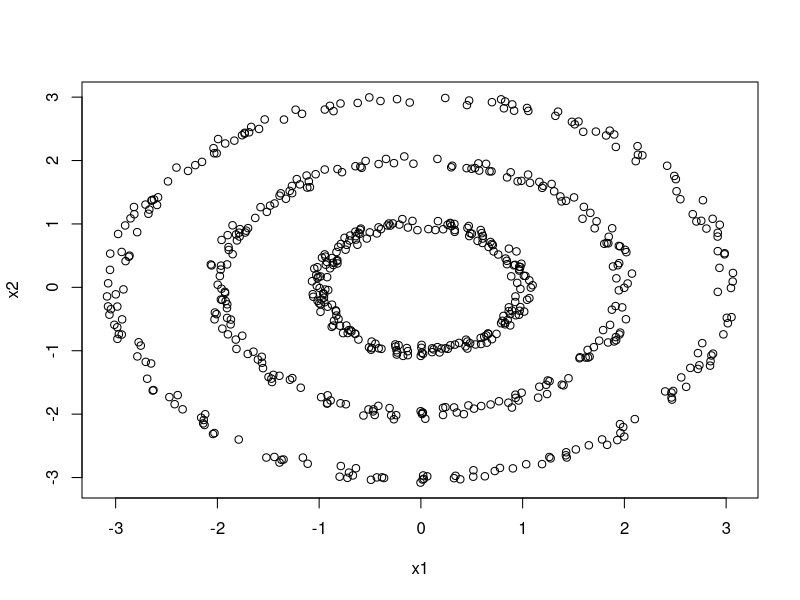
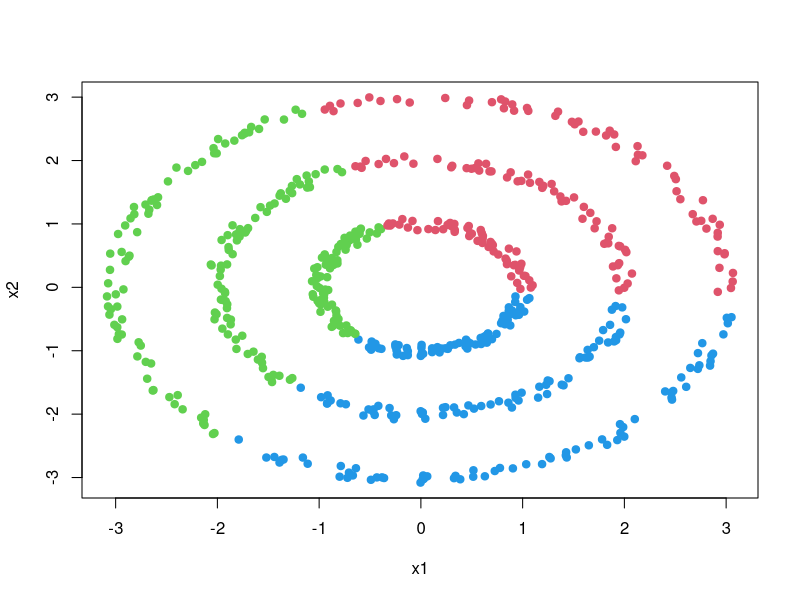
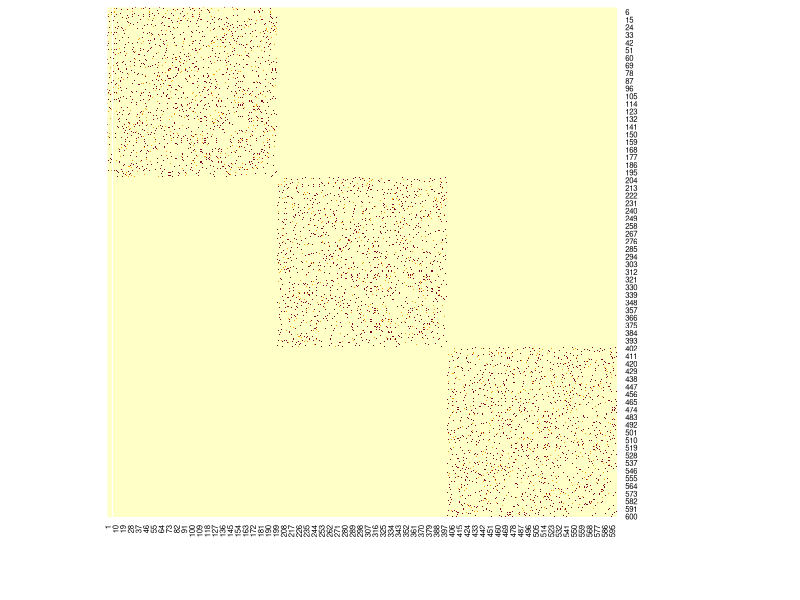
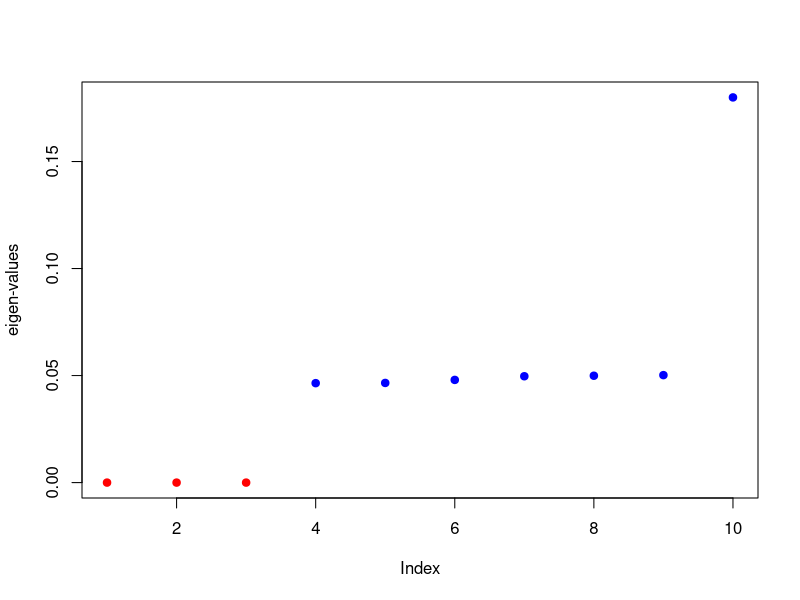
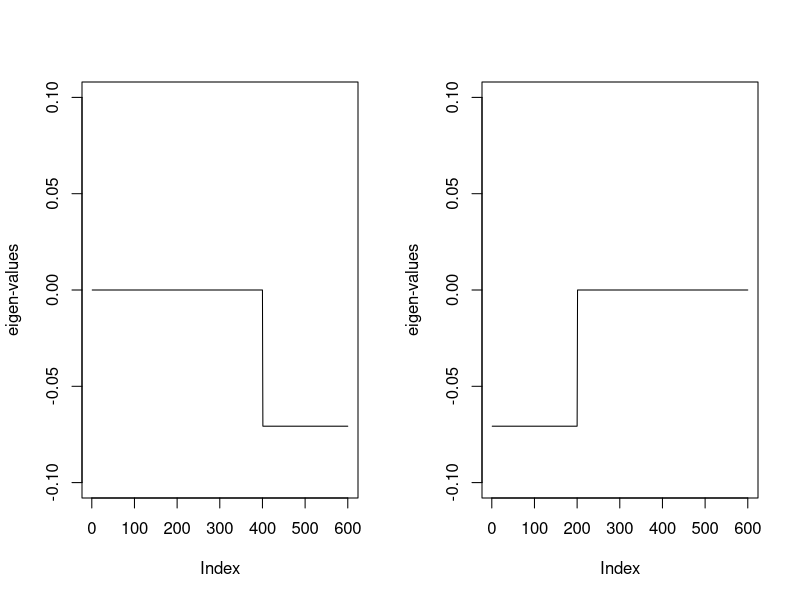
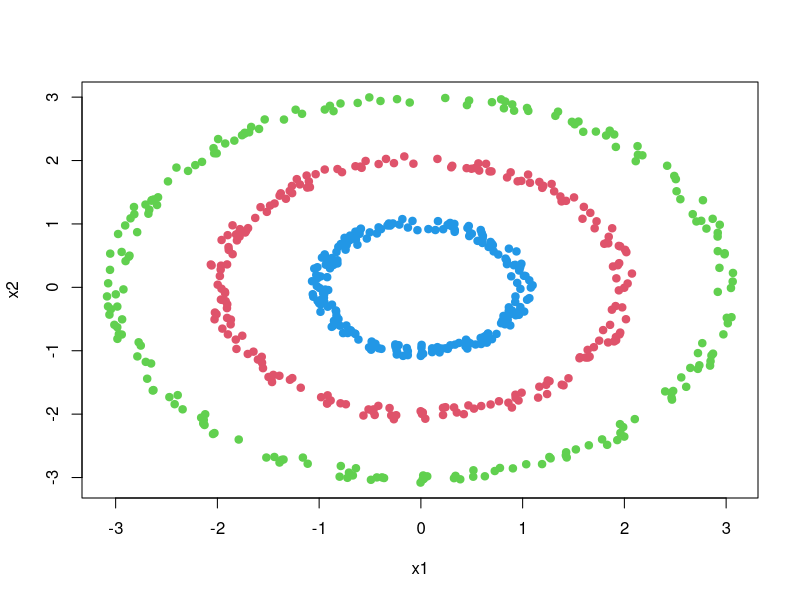
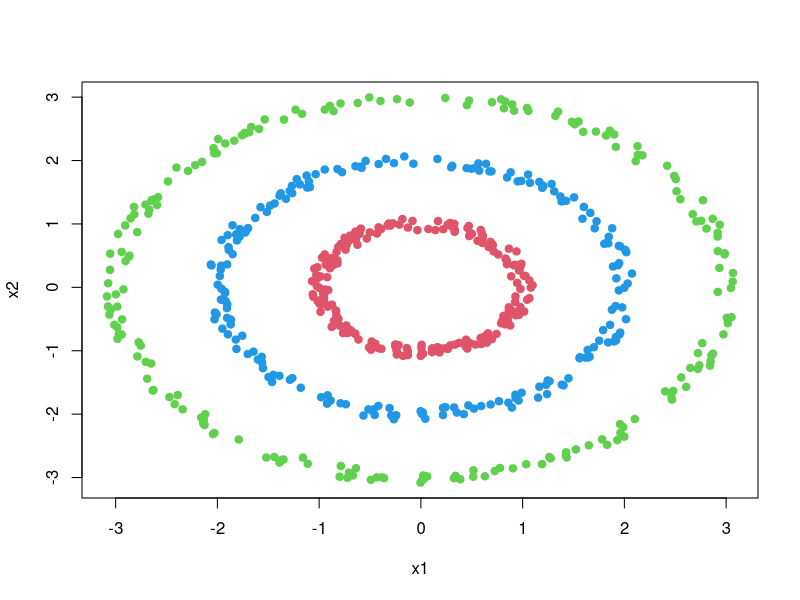

Reproduce these figures in R, in order.
## ---- chunk 1
  options(width = 1000)
  knitr::opts_chunk$set(fig.width=6, fig.height=6.5, out.width = "45%", fig.align = 'center')
  knitr::opts_chunk$set(class.source = "fold-show")
  knitr::opts_chunk$set(collapse=TRUE)
## ---- chunk 2
  set.seed(1)

  n = 200
  
  r = c(rep(1, n), rep(2, n), rep(3, n)) + runif(n*3, -0.1, 0.1)
  theta = runif(n) * 2 * pi

  x1 = r * cos(theta)
  x2 = r * sin(theta)
  X = cbind(x1, x2)
  
  plot(X)

  kmeanfit = kmeans(X, centers = 3)
  
  plot(X, col = kmeanfit$cluster + 1, pch = 19)
## ---- chunk 3
  library(FNN)
  
  W = matrix(0, 3*n, 3*n)
  
  # get neighbor index for each observation
  nn = get.knn(X, k=10)

  # write into W
  for (i in 1:(3*n))
    W[i, nn$nn.index[i, ]] = 1
  
  # W is not necessary symmetric
  W = 0.5*(W + t(W))
  # we may also use
  # W = pmax(W, t(W))
## ---- chunk 4
  # plot the adjacency matrix
  heatmap(W, Rowv = NA, Colv=NA, symm = TRUE, revC = TRUE)
## ---- chunk 5
  # compute the degree of each vertex
  d = colSums(W)
  
  # the laplacian matrix
  L = diag(d) - W
  
  # eigen-decomposition
  f = eigen(L, symmetric = TRUE)
  
  # plot the smallest eigen-values 
  # the smallest one will be zero --- why?
  plot(rev(f$values)[1:10], pch = 19, ylab = "eigen-values", 
       col = c(rep("red", 3), rep("blue", 17)))
## ---- chunk 6
  par(mfrow=c(1,2))
  plot(f$vectors[, length(f$values)-1], type = "l", ylab = "eigen-values", ylim = c(-0.1, 0.1))
  plot(f$vectors[, length(f$values)-2], type = "l", ylab = "eigen-values", ylim = c(-0.1, 0.1))
## ---- chunk 7
  par(mfrow=c(1,1))
  scfit = kmeans(f$vectors[, (length(f$values)-2) : (length(f$values)-1) ], centers = 3, nstart = 20)
  plot(X, col = scfit$cluster + 1, pch = 19)
## ---- chunk 8
  # the normed laplacian matrix
  L = diag(nrow(W)) - diag(1/sqrt(d)) %*% W %*% diag(1/sqrt(d))
  
  # eigen-decomposition
  f = eigen(L, symmetric = TRUE)
  
  # perform clustering
  scfit = kmeans(f$vectors[, (length(f$values)-2) : (length(f$values)-1) ], centers = 3, nstart = 20)
  plot(X, col = scfit$cluster + 1, pch = 19)
